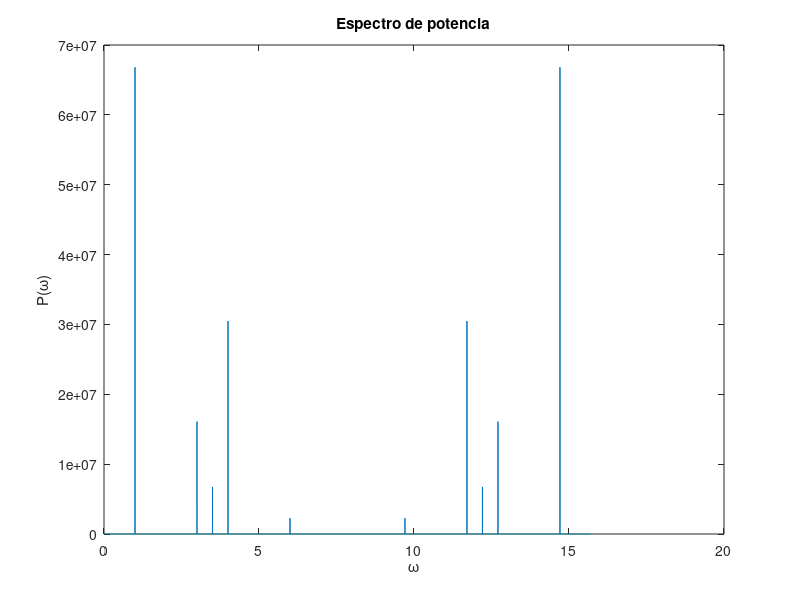

Write MATLAB code to recreate this figure.
clear;
clc;
cd 'D:/Documentos/USAC/2023/Primer Semestre/Proyectos de aplicacion AIE/Git/TestGit'

%serie temporal
n=2^14;
dt=0.4;
t=(0:n-1)*dt; %vector de tiempos
x=cos(t)+0.5*cos(3*t)+0.4*cos(3.5*t)+0.7*cos(4*t)+0.2*cos(6*t);

%amplitud-fase vs. frecuencias
g=fft(x);
power=abs(g).^2;
dw=2*pi/(n*dt);
w=(0:n-1)*dw; %vector de frecuencias angulares

plot(w,power)
xlabel('\omega')
ylabel('P(\omega)')
title('Espectro de potencia')